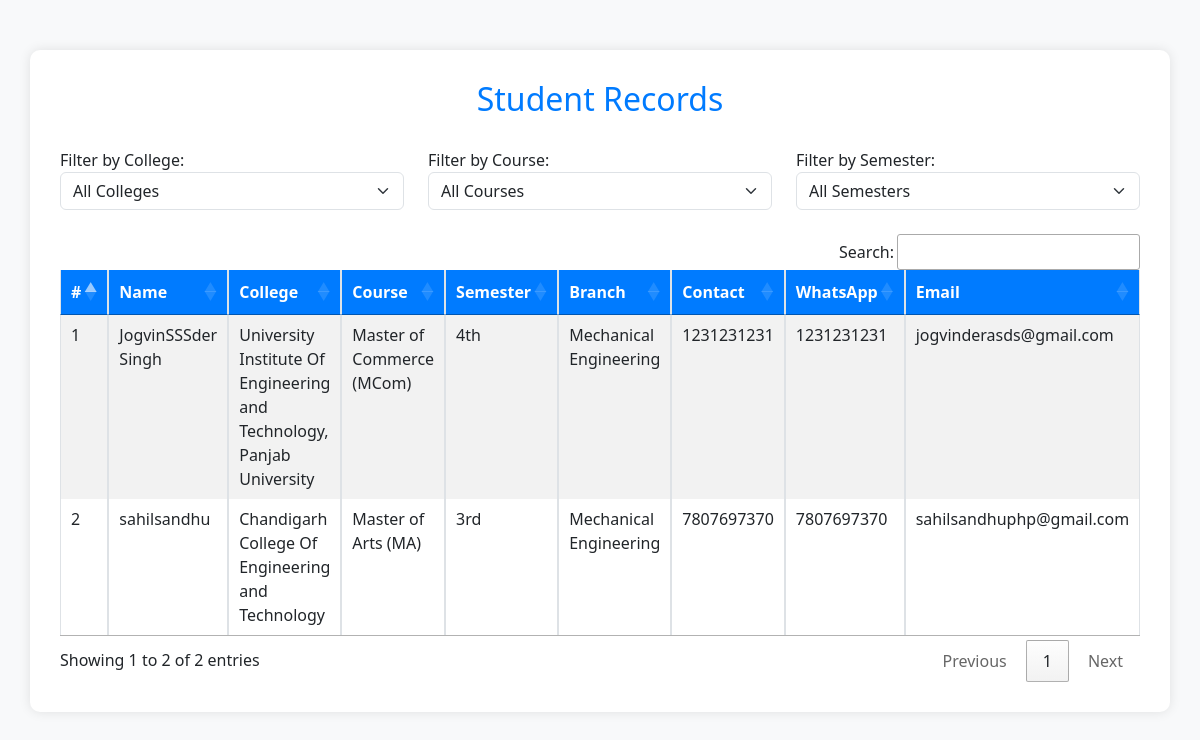
Screenshot of /admin/result.php with the database file from the repository.
### tables this page shows
CREATE TABLE `students` (
  `id` int(11) NOT NULL,
  `name` varchar(100) NOT NULL,
  `college` varchar(100) NOT NULL,
  `course` varchar(50) NOT NULL,
  `semester` varchar(20) NOT NULL,
  `branch` varchar(100) NOT NULL,
  `contact` varchar(15) NOT NULL,
  `email` varchar(100) NOT NULL,
  `whatsapp` varchar(15) NOT NULL,
  `session` varchar(20) NOT NULL,
  `created_at` timestamp NOT NULL DEFAULT current_timestamp(),
  `selected` tinyint(1) DEFAULT 0,
  `test_completed` tinyint(1) NOT NULL DEFAULT 0,
  `is_published` tinyint(1) DEFAULT 0
);

CREATE TABLE `branches` (
  `id` int(11) NOT NULL,
  `name` varchar(255) NOT NULL,
  `status` tinyint(1) DEFAULT 1
);

### admin/result.php (the view, shortened to what this page needs)
 <?php
 $servername = "localhost";
$username = "root";
$password = "";
$dbname = "net_coders";
$conn = new mysqli($servername, $username, $password, $dbname);
?>
<!DOCTYPE html>
<html lang="en">
<head>
    <link href="https://cdn.jsdelivr.net/npm/bootstrap@5.3.0/dist/css/bootstrap.min.css" rel="stylesheet">
    <link href="https://cdn.datatables.net/1.13.6/css/jquery.dataTables.min.css" rel="stylesheet">
    <link href="https://cdn.datatables.net/buttons/2.4.1/css/buttons.dataTables.min.css" rel="stylesheet">
</head>
<body>
<div class="container">
    <h2>Student Records</h2>
    <div class="row mb-4">
        <div class="col-md-4">
            <label>Filter by College:</label>
            <select id="filterCollege" class="form-select">
                <option value="">All Colleges</option>
            </select>
        </div>
        <div class="col-md-4">
            <label>Filter by Course:</label>
            <select id="filterCourse" class="form-select">
                <option value="">All Courses</option>
            </select>
        </div>
        <div class="col-md-4">
            <label>Filter by Semester:</label>
            <select id="filterSemester" class="form-select">
                <option value="">All Semesters</option>
            </select>
        </div>
    </div>
    <table id="studentsTable" class="table table-bordered table-striped" style="width:100%">
        <thead>
            <tr>
                <th>#</th>
                <th>Name</th>
                <th>College</th>
                <th>Course</th>
                <th>Semester</th>
                <th>Branch</th>
                <th>Contact</th>
                <th>WhatsApp</th>
                <th>Email</th>
            </tr>
        </thead>
        <tbody>
            <?php
            $sql = "SELECT s.*, b.name AS branch_name FROM students s
                    LEFT JOIN branches b ON s.branch = b.id
                    ORDER BY s.id DESC";
            $result = $conn->query($sql);
            $i = 1;
            while ($row = $result->fetch_assoc()) {
                echo "<tr>
                    <td>{$i}</td>
                    <td>" . htmlspecialchars($row['name']) . "</td>
                    <td>" . htmlspecialchars($row['college']) . "</td>
                    <td>" . htmlspecialchars($row['course']) . "</td>
                    <td>" . htmlspecialchars($row['semester']) . "</td>
                    <td>" . htmlspecialchars($row['branch_name']) . "</td>
                    <td>" . htmlspecialchars($row['contact']) . "</td>
                    <td>" . htmlspecialchars($row['whatsapp']) . "</td>
                    <td>" . htmlspecialchars($row['email']) . "</td>
                </tr>";
                $i++;
            }
            ?>
        </tbody>
    </table>
</div>
</body>
</html>

### admin/result.php (style rules this page uses)
body { background-color: #f8f9fa; }
.container { margin-top: 50px; background: #fff; padding: 30px; border-radius: 10px; box-shadow: 0 0 12px rgba(0,0,0,0.1); }
h2 { text-align: center; color: #007bff; margin-bottom: 30px; }
table.dataTable thead th { background-color: #007bff; color: white; }

### rows the page displays
students: name "JogvinSSSder Singh", college "University Institute Of Engineering and Technology, Panjab University", course "Master of Commerce (MCom)", semester "4th", branches.name "Mechanical Engineering", contact "1231231231", whatsapp "1231231231", email "jogvinderasds@gmail.com"
students: name "sahilsandhu", college "Chandigarh College Of Engineering and Technology", course "Master of Arts (MA)", semester "3rd", branches.name "Mechanical Engineering", contact "7807697370", whatsapp "7807697370", email "sahilsandhuphp@gmail.com"
